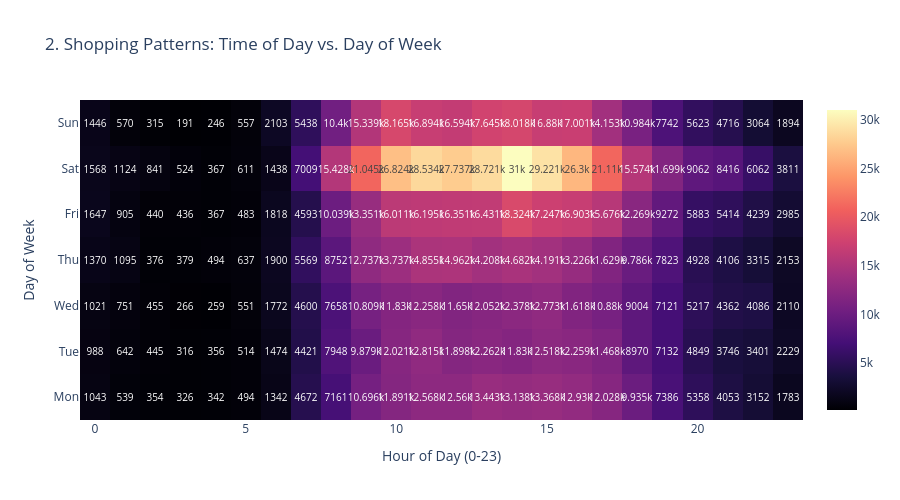

The code cell stored with this chart in its notebook:
### Code cell
print("2. Generating Temporal Heatmap...")
fig2 = plot_temporal_shopping_heatmap(df)
fig2.show()

### Figure 1 — Plotly figure (JSON) as saved in the notebook; plotly's stock layout.template omitted (floating-point values rounded to 4 significant figures; data arrays with more than 128 entries replaced by an {"elided": "..."} marker saying what was removed)
{"data": [{"colorscale": [[0, "#000004"], [0.1111, "#180f3d"], [0.2222, "#440f76"], [0.3333, "#721f81"], [0.4444, "#9e2f7f"], [0.5556, "#cd4071"], [0.6667, "#f1605d"], [0.7778, "#fd9668"], [0.8889, "#feca8d"], [1, "#fcfdbf"]], "textfont": {"size": 10}, "texttemplate": "%{z}", "type": "heatmap", "x": [0, 1, 2, 3, 4, 5, 6, 7, 8, 9, 10, 11, 12, 13, 14, 15, 16, 17, 18, 19, 20, 21, 22, 23], "y": ["Mon", "Tue", "Wed", "Thu", "Fri", "Sat", "Sun"], "z": {"elided": "7x24 int values"}}], "layout": {"height": 500, "title": {"text": "2. Shopping Patterns: Time of Day vs. Day of Week"}, "xaxis": {"title": {"text": "Hour of Day (0-23)"}}, "yaxis": {"title": {"text": "Day of Week"}}}}
